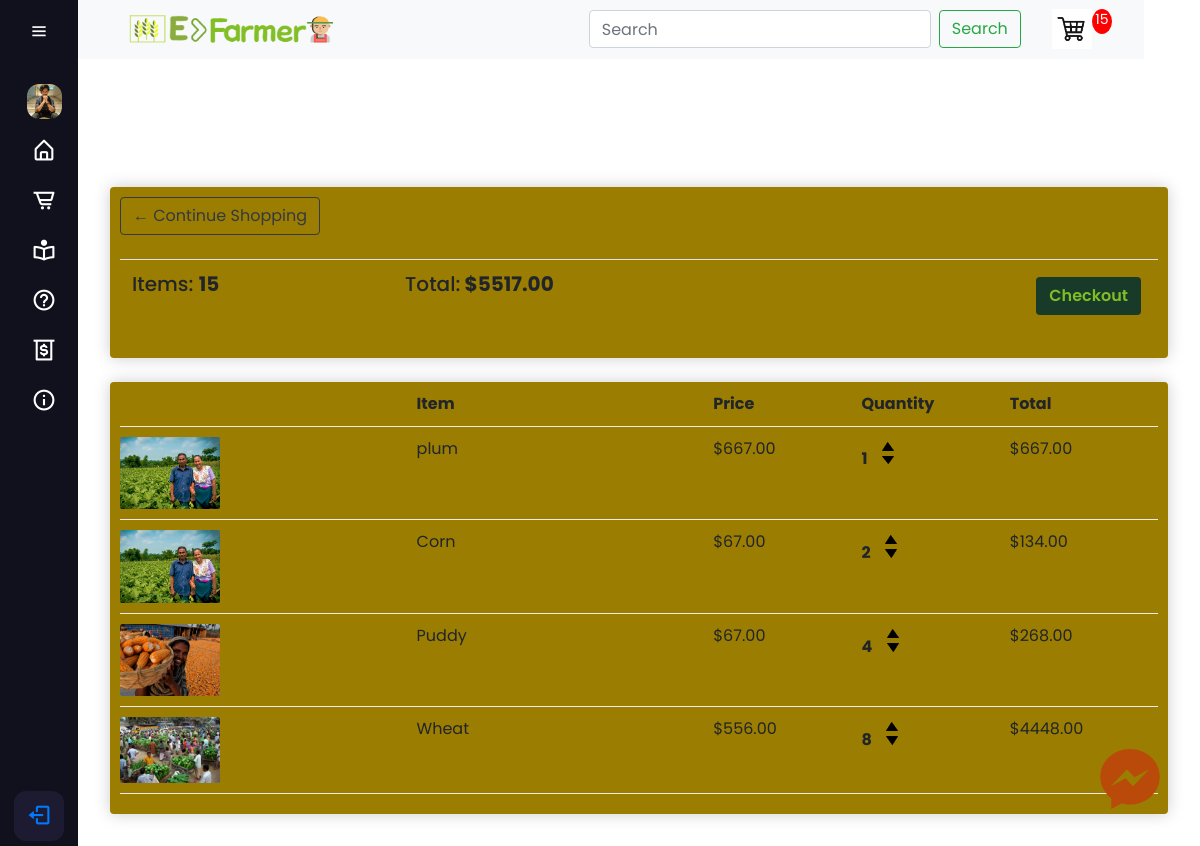
The page /cart/ (signed in) on the database as committed earlier.
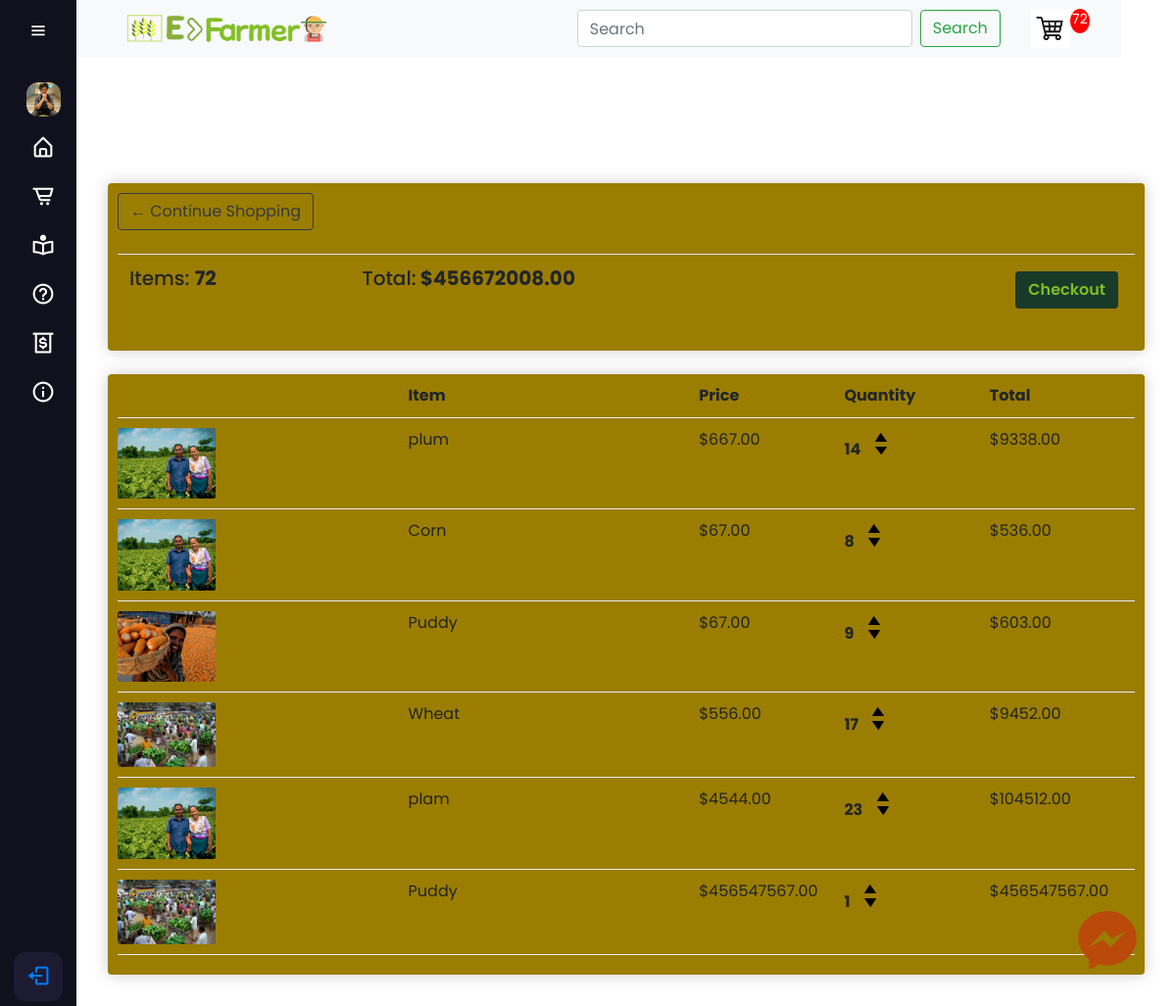
The same page on the database as committed later.
### farmer/models/seedModels.py (models this page shows, shortened)
class Order(models.Model):
	customer = models.ForeignKey(Customer, on_delete=models.SET_NULL, null=True, blank=True)
	date_ordered = models.DateTimeField(auto_now_add=True)
	complete = models.BooleanField(default=False)
	transaction_id = models.CharField(max_length=100, null=True)
	@property
	def get_cart_total(self):
		orderitems = self.orderitem_set.all()
		total = sum([item.get_total for item in orderitems])
		return total
	@property
	def get_cart_items(self):
		orderitems = self.orderitem_set.all()
		total = sum([item.quantity for item in orderitems])
		return total

class OrderItem(models.Model):
	product = models.ForeignKey(Product, on_delete=models.SET_NULL, null=True)
	order = models.ForeignKey(Order, on_delete=models.SET_NULL, null=True)
	quantity = models.IntegerField(default=0, null=True, blank=True)
	date_added = models.DateTimeField(auto_now_add=True)
	@property
	def get_total(self):
		total = self.product.price * self.quantity
		return total

class Product(models.Model):
	name = models.CharField(max_length=200)
	price = models.FloatField()
	digital = models.BooleanField(default=False,null=True, blank=True)
	image = models.ImageField(null=True, blank=True)
	@property
	def imageURL(self):
		try:
			url = self.image.url
		except:
			url = ''
		return url

### farmer/views.py (the view)
# urls.py: path('cart/', views.cart, name="cart"),
def cart(request):
	data = cartData(request)
	cartItems = data['cartItems']
	order = data['order']
	items = data['items']
	context = {'items':items, 'order':order, 'cartItems':cartItems}
	return render(request, 'farmer/store/cart.html', context)

### farmer/utils.py (called while the page is built)
def cartData(request):
	if request.user.is_authenticated:
		customer = request.user.customer
		order, created = Order.objects.get_or_create(customer=customer, complete=False)
		items = order.orderitem_set.all()
		cartItems = order.get_cart_items
	else:
		cookieData = cookieCart(request)
		cartItems = cookieData['cartItems']
		order = cookieData['order']
		items = cookieData['items']
	return {'cartItems':cartItems ,'order':order, 'items':items}

### farmer/templates/farmer/store/cart.html
{% extends 'farmer/main.html' %}
{% load static %}
{% block content %}
<div class="cart_items mt-5 pt-5">
	<div class="p-3 ">
		<div class="p-3">
			<div class="box-element">
				<a  class="btn btn-outline-dark" href="{% url 'store' %}">&#x2190; Continue Shopping</a>
				<br>
				<br>
				<table class="table">
					<tr>
						<th><h5>Items: <strong>{{order.get_cart_items}}</strong></h5></th>
						<th><h5>Total:<strong> ${{order.get_cart_total|floatformat:2}}</strong></h5></th>
						<th>
							<a  style="float:right; margin:5px; color: #81be26; font-weight: 600; background-color:#183a29;" class="btn" href="{% url 'checkout' %}">Checkout</a>
						</th>
					</tr>
				</table>
			</div>
			<br>
			<div class="box-element">
				<div class="cart-row">
					<div style="flex:2"></div>
					<div style="flex:2"><strong>Item</strong></div>
					<div style="flex:1"><strong>Price</strong></div>
					<div style="flex:1"><strong>Quantity</strong></div>
					<div style="flex:1"><strong>Total</strong></div>
				</div>
				{% for item in items %}
				<div class="cart-row">
					<div style="flex:2"><img class="row-image" src="{{item.product.imageURL}}"></div>
					<div style="flex:2"><p>{{item.product.name}}</p></div>
					<div style="flex:1"><p>${{item.product.price|floatformat:2}}</p></div>
					<div style="flex:1">
						<p class="quantity">{{item.quantity}}</p>
						<div class="quantity">
							<img data-product="{{item.product.id}}" data-action="add" class="chg-quantity update-cart" src="{% static  'images/logo/up.png' %}">
							<img data-product="{{item.product.id}}" data-action="remove" class="chg-quantity update-cart" src="{% static  'images/logo/down.png' %}">
						</div>
					</div>
					<div style="flex:1"><p>${{item.get_total|floatformat:2}}</p></div>
				</div>
				{% endfor %}
			</div>
		</div>
	</div>
</div>
{% endblock content %}

### farmer/templates/farmer/main.html (shortened to what this page needs)
<!DOCTYPE html>
{% load static %}
<html lang="en">
<head>
    <link href='https://unpkg.com/boxicons@2.1.1/css/boxicons.min.css' rel='stylesheet'>
	<link rel="stylesheet" href="https://stackpath.bootstrapcdn.com/bootstrap/4.4.1/css/bootstrap.min.css">
    <link rel="stylesheet" href="{% static 'css/navbar.css' %}">
    <link rel="stylesheet" href="{% static 'css/store.css' %}">
    <link rel="stylesheet" href="{% static 'css/all.min.css' %}">
    <link rel="stylesheet" href="{% static 'css/home.css' %}">
    <link rel="stylesheet" href="{% static 'css/instractions.css' %}">
    <link rel="stylesheet" href="{% static 'css/responsive.css' %}">
    <link rel="stylesheet" href="{% static 'css/jquery.convform.css' %}">
</head>
<body>
    <div class="sidebar">
        <div class="logo_content">
            <i class='bx bx-menu' id="btn"></i>
        </div>
        <ul class="nav_list">
            <div id="profile">
                <li >
                    <a  href="{% url 'profile' %}">
                        <img class="ml-2" style="width: 35px; height: 35px; object-fit: cover; border-radius: 12px;" src="{% static 'images/pic.jpg' %}" alt="">
                    </a>
                </li>
            </div>
            <li>
                <a href="{% url 'homepage' %}">
                    <i class = 'bx bx-home-alt'></i>
                </a>
            </li>
            <li>
                <a href="{% url 'store' %}">
                    <i class = 'bx bx-cart-alt'></i>
                </a>
            </li>
            <li>
                <a href="{% url 'instractions' %}">
                    <i class='bx bx-book-reader'></i>
                </a>
            </li>
            <li>
                <a href="{% url 'solution' %}">
                    <i class='bx bx-help-circle'></i>
                </a>
            </li>
            <li>
                <a href="{% url 'loan' %}">
                    <i class='bx bx-money-withdraw'></i>
                </a>
            </li>
            <li>
                <a href="{% url 'about' %}">
                    <i class='bx bx-info-circle'></i>
                </a>
            </li>
        </ul>
        {% if user.is_authenticated %}
        <div class="profile_content">
            <div class="profile">
                <li>
                    <form action="{% url 'logoutuser' %}" method="POST">
                        <button type="submit" class="btn btn-link" id="lbtn"><i class = 'bx bx-log-out' id = "logout"></i></button>
                        </form>
                </li>
            </div>
        </div>
        {% endif %}
    </div>
    <div class="main">
        {% include "farmer/navbar.html" %}
        <div class="chat_icon">
            <i class='bx bxl-messenger'aria-hidden="true"></i>
        </div>
        {% block content %}
        {% endblock content %}
    </div>
</body>
</html>

### farmer/templates/farmer/navbar.html (shortened to what this page needs)
{% load static %}
<link href="https://cdn.jsdelivr.net/npm/bootstrap@4.1.3/dist/css/bootstrap.min.css" rel="stylesheet">
<nav class="navbar navbar-expand-lg navbar-light bg-light">
	<a href="{% url 'store' %}">
		<img id="logo" src="{% static 'images/logo/logo.png' %}">
	</a>
	<div class="mr-auto collapse navbar-collapse" id="navbarSupportedContent">
		<form method = POST action="{% url 'search' %}" class="form-inline my-2 my-lg-0 ml-auto">
			<input class="form-control mr-sm-2" type="search" name="searched"  placeholder="Search" aria-label="Search">
			<button class="btn btn-outline-success my-2 my-sm-0 mr-3 " type="submit">Search</button>
		</form>
		<ul class="navbar-nav   ">
			<div class="form-inline my-2 my-lg-0 cart_logo">
				<a  href="{% url 'cart' %}">
					<img  id="cart-icon" src="{% static 'images/logo/cart.jpg' %}">
				</a>
				<p class="mr-3 num"   id="cart-total">{{cartItems}}</p>
			</div>
		</ul>
	</div>
</nav>

### static/css/navbar.css (style rules this page uses)
* { margin: 0; padding: 0; box-sizing: border-box; font-family: "poppins",sans-serif; }
body { min-height: 100vh; width: 100%; }
.navbar { background-color: #183a29 !important; overflow: hidden; position: fixed; top: 0; width: 95%; }
.sidebar { position: fixed; top: 0; left: 0; height: 100%; width: 78px; background: #11101d; padding: 6px 14px; transition: all 0.4s ease; }
.sidebar #btn { position: absolute; color: #fff; left: 50%; top: 6px; font-size: 20px; height: 50px; width: 50px; text-align: center; line-height: 50px; transform: translateX(-50%); }
.sidebar ul li { position: relative; height: 50px; width: 90%; margin: 0 5px; list-style: none; line-height: 50px; }
.sidebar ul { margin-top: 20px; }
.sidebar ul li a { color: #fff; display: flex; align-items: center; text-decoration: none; transition: all 0.4s ease; border-radius: 12px; white-space: nowrap; }
.sidebar ul li a i { height: 50px; min-width: 50px; border-radius: 12px; line-height: 50px; text-align: center; font-size: 25px; }
.sidebar .profile_content { position: absolute; color: #fff; bottom: 0; left: 0; width: 100%; }
.sidebar .profile_content .profile { position: relative; padding: 10px 6px; height: 60px; border-radius: 12px; }
.profile #logout { position: absolute; left: 50%; bottom: 5px; transform: translateX(-50%); min-width: 50px; line-height: 50px; font-size: 25px; border-radius: 12px; text-align: center; background: #1d1b31; transition: all 0.4s ease; }
.main { position: relative; height: 100%; width: calc(100% - 78px); left: 78px; transition: all 0.4s ease; }

### static/css/store.css (style rules this page uses)
* { margin: 0; padding: 0; }
body { font-family: 'Poppins', sans-serif; background-color: #f9dfbc; }
.box-element { box-shadow:hsl(0, 0%, 80%) 0 0 16px; background-color: #9b7d01; border-radius: 4px; padding: 10px; }
#cart-icon { width:40px; display: inline-block; margin-left: 15px; }
#logo { width: 70%; }
#cart-total { display: block; text-align: center; color:#fff; background-color: red; width: 20px; height: 25px; border-radius: 50%; font-size: 14px; }
.btn { border-radius: 0; }
.row-image { width: 100px; }
.cart-row { display: flex; align-items: flex-stretch; padding-bottom: 10px; margin-bottom: 10px; border-bottom: 1px solid #ececec; }
.quantity { display: inline-block; font-weight: 700; padding-right:10px; }
.chg-quantity { width: 12px; cursor: pointer; display: block; margin-top: 5px; transition:.1s; }

### static/css/home.css (style rules this page uses)
*,*::before,*::after { box-sizing: border-box; }

### farmer/templates/farmer/main.html (style rules this page uses)
.chat_icon { position: fixed; bottom: 0; right: 30px; padding: 0; font-size: 80px; color: #b94a0a; cursor: pointer; }

Rows that differ between the two databases and show on the page:
changed through a linked row, Order: get_cart_items "15" → "72"; get_cart_total "5517.00" → "456672008.00"
changed OrderItem "plum": quantity "1" → "14"; get_total "667.00" → "9338.00"
changed OrderItem "Corn": quantity "2" → "8"; get_total "134.00" → "536.00"
changed OrderItem (number 3 of 6 on the later page): quantity "4" → "9"; get_total "268.00" → "603.00"
changed OrderItem "Wheat": quantity "8" → "17"; get_total "4448.00" → "9452.00"
added OrderItem: product.imageURL (picture), product.name "plam", product.price "4544.00", quantity "23", get_total "104512.00"
added OrderItem: product.imageURL (picture), product.name "Puddy", product.price "456547567.00", quantity "1", get_total "456547567.00"
Other text that changed with them:
{{ cartItems }}: "15" → "72"
